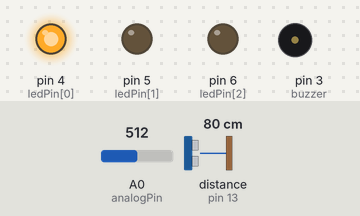
The sketch below on a simulated Arduino Uno, built with avr-gcc and run on an emulated ATmega328P. On the bench: output pins drawn as LEDs (lit = HIGH), buzzer (waves = sounding). Wiring (inferred from the names in the program): ultrasonic range finder: trigger pin 12; echo pin 13. Inputs (shaded band) come from the test bench; at power-on: distance to the obstacle (sensor on pin 13) 80 cm, A0 (analogPin) = 512. The echo pulse lasts 58.3 µs per cm; pins used as bus, display or sensor lines are not drawn.

Above: at 1.2 s.
1.3 s: distance to the obstacle (sensor on pin 13) set to 2 cm
At 2.3 s:
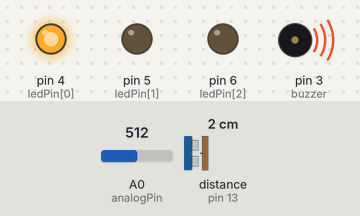
2.8 s: A0 (analogPin) set to 669
4.3 s: A0 (analogPin) set to 688
At 5.5 s:
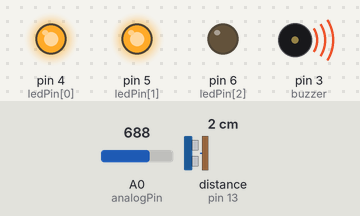
5.8 s: distance to the obstacle (sensor on pin 13) set to 18 cm
At 6.9 s:
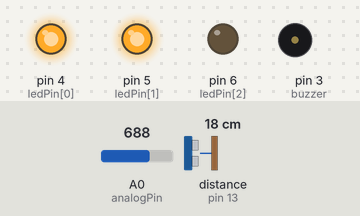
7.3 s: A0 (analogPin) set to 1008
8.8 s: A0 (analogPin) set to 1023
At 10.2 s:
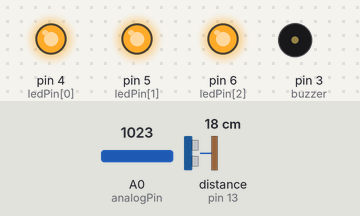
Timing chart, 0 to 11.3 s (numbered marks = the images above; inputs shaded):
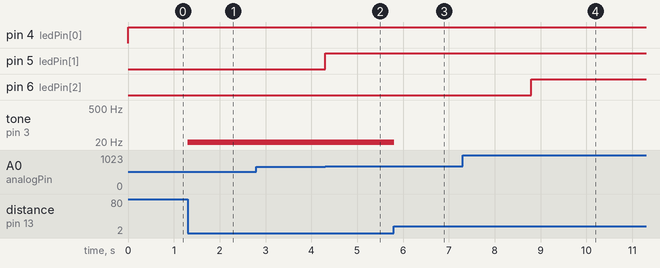

Measured:
- the behaviour switches between 681 and 682 on A0 (analogPin) (found by bisection; images 1 and 2)
- the behaviour switches between 1022 and 1023 on A0 (analogPin) (found by bisection; images 3 and 4)
- after the input at 1.3 s, tone on pin 3 (buzzer): silent → 10 Hz at once
- after the input at 2.8 s, every drawn part: stays the same
- after the input at 4.3 s, pin 5 (ledPin[1]): LOW → HIGH at once
- after the input at 5.8 s, tone on pin 3 (buzzer): 10 Hz → silent at once
- after the input at 7.3 s, every drawn part: stays the same
- after the input at 8.8 s, pin 6 (ledPin[2]): LOW → HIGH at once

The sketch:

PERSENTGRAPH_ULTRASONIC_BUZZER.ino
```cpp
//BAR GRAPH
const int analogPin = A0;
const int ledCount=3;
int ledPin[] = {4,5,6};
int i;
int Sensor = 0;
int level = 0;
//BUZZER
const int buzzer = 3;
//RED LED
const int redled = 2;
//ULTRASONIC
int echopin = 13;
int trigpin = 12;
float duration =0.0;
float cm =0.0;

void setup() {

  for(i=0;i<ledCount;i++)
  {
    pinMode(ledPin[i],OUTPUT);
  }
  //ULTRASONIC
  pinMode(echopin,INPUT);
  pinMode(trigpin,OUTPUT);

}

void loop() {

  Sensor = analogRead(analogPin);
  level = map(Sensor,0,1023,0,ledCount);

  for (i=0;i<ledCount;i++)
  {
    if(i<level)
    {
      digitalWrite(ledPin[i],HIGH);
    }
    else
    {
      digitalWrite(ledPin[i],LOW);
    }
  }
  //ULTRASONIC
  digitalWrite(trigpin,LOW);
  delay(2);

  digitalWrite(trigpin,HIGH);
  delayMicroseconds(10);

  digitalWrite(trigpin,LOW);

  duration = pulseIn(echopin,HIGH);

  cm = (duration * 0.034)/2;

  if(cm<15)
  {
    digitalWrite(redled,HIGH);
    tone(buzzer,10);
  }
  else
  {
    digitalWrite(redled,LOW);
    noTone(buzzer);
  }

}
```
